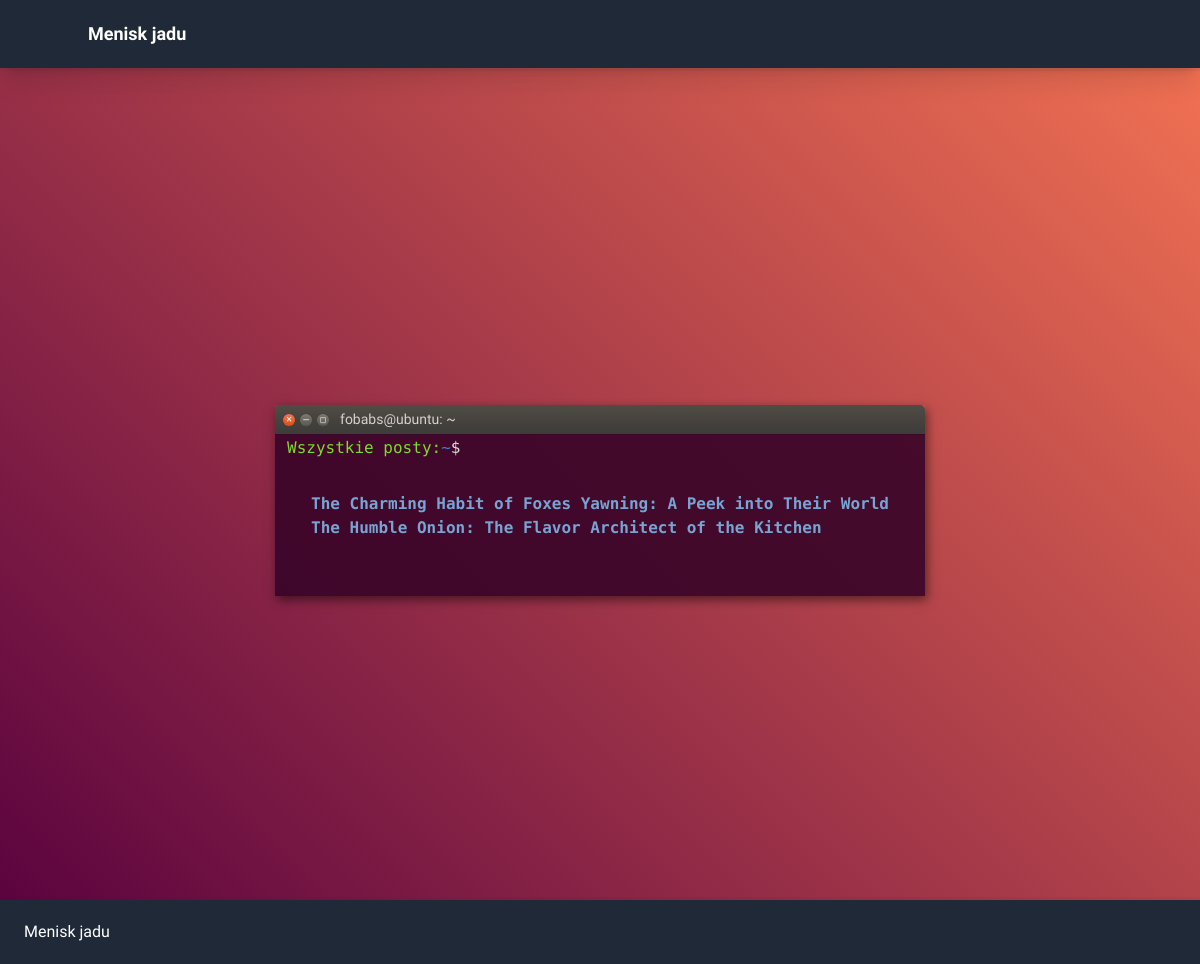
The page /wszystkie on the database its author committed.
### blog/models.py (models this page shows, shortened)
class Post(models.Model):
    title = models.CharField(max_length=250)
    content = models.TextField(validators=[MinLengthValidator(10)])
    slug = models.SlugField(max_length=250, unique=True, null=False, db_index=True)
    updated_on = models.DateTimeField(auto_now=True)
    created_on = models.DateTimeField(auto_now_add=True)
    main_image = models.ImageField(upload_to="posts/", null=True)

### blog/views.py (the view)
# urls.py: path('wszystkie', views.PostListing.as_view(), name="post-listing"),
class PostListing(ListView):
    model = Post
    template_name = "blog/blog_listing.html"
    context_object_name = "posts"
    ordering = ["-created_on"]

### blog/templates/blog/blog_listing.html (shortened to what this page needs)
{% extends "base.html" %}
{% load static %}
{% block css_files %}
    <link rel="stylesheet" href="{% static "output.css" %}">
    <link rel="stylesheet" href="{% static "terminal.css" %}">
{% endblock %}
{% block content %}
{% include "includes/header.html" %}
<main class="min-h-screen pt-8">
    <div class="terminal-container">
      <div class="terminal">
        <section class="terminal__bar">
          <div class="bar__buttons">
            <button class="bar__button bar__button--exit">&#10005;</button>
            <button class="bar__button">&#9472;</button>
            <button class="bar__button">&#9723;</button>
          </div>
          <p class="bar__user">fobabs@ubuntu: ~</p>
        </section>
        <section class="terminal__body">
          <div class="terminal__prompt">
            <span class="terminal__prompt--user">Wszystkie posty:</span>
            <span class="terminal__prompt--location">~</span>
            <span class="terminal__prompt--bling">$</span>
            <span class="terminal__prompt--cursor"></span>
          </div>
        <ul class="px-6 py-8">
            {% for post in posts %}
                <li class="folder-link">
                    <a href="{% url 'post-details' post.slug %}">{{ post.title }}</a>
                </li>
            {% endfor %}
        </ul>
        </section>
      </div>
    </div>
</main>
{% include "includes/footer.html" %}
{% endblock %}

### static/terminal.css (style rules this page uses)
body { background: linear-gradient(45deg, #57003f 0%,#f57453 100%); font-family: Ubuntu; }
.terminal-container { display: flex; justify-content: center; align-items: center; min-height: 100vh; max-width: 60rem; margin-left: auto; margin-right: auto; }
.terminal { box-shadow: 2px 4px 10px rgba(0,0,0,0.5); }
.terminal__bar { display: flex; width: 100%; height: 30px; align-items: center; padding: 0 8px; box-sizing: border-box; border-top-left-radius: 5px; border-top-right-radius: 5px; background: linear-gradient(#504b45 0%,#3c3b37 100%); }
.bar__buttons { display: flex; align-items: center; }
.bar__button { display: flex; justify-content: center; align-items: center; padding: 0; margin-right: 5px; font-size: 8px; height: 12px; width: 12px; box-sizing: border-box; border: none; border-radius: 100%; background: linear-gradient(#7d7871 0%, #595953 100%); text-shadow: 0px 1px 0px rgba(255,255,255,0.2); box-shadow: 0px 0px 1px 0px #41403A, 0px 1px 1px 0px #474642; }
.bar__button--exit { background: linear-gradient(#f37458 0%, #de4c12 100%); background-clip: padding-box; }
.bar__user { color: #d5d0ce; margin-left: 6px; font-size: 14px; line-height: 15px; }
.terminal__body { background: rgba(56, 4, 40, 0.9); font-family: 'Ubuntu Mono'; padding-top: 2px; margin-top: -1px; padding-left: 12px; padding-right: 12px; padding-bottom: 24px; }
.terminal__prompt { display: flex; }
.terminal__prompt--user { color: #7eda28; }
.terminal__prompt--location { color: #4878c0; }
.terminal__prompt--bling { color: #dddddd; }
.terminal__prompt--cursor { display: block; height: 17px; width: 8px; margin-left: 9px; animation: blink 1200ms linear infinite; }
.folder-link { color: #77A4D3; font-weight: bold; }
.folder-link a { display: block; }

### rows shown on the page
Post: title "The Charming Habit of Foxes Yawning: A Peek into Their World"
Post: title "The Humble Onion: The Flavor Architect of the Kitchen"
